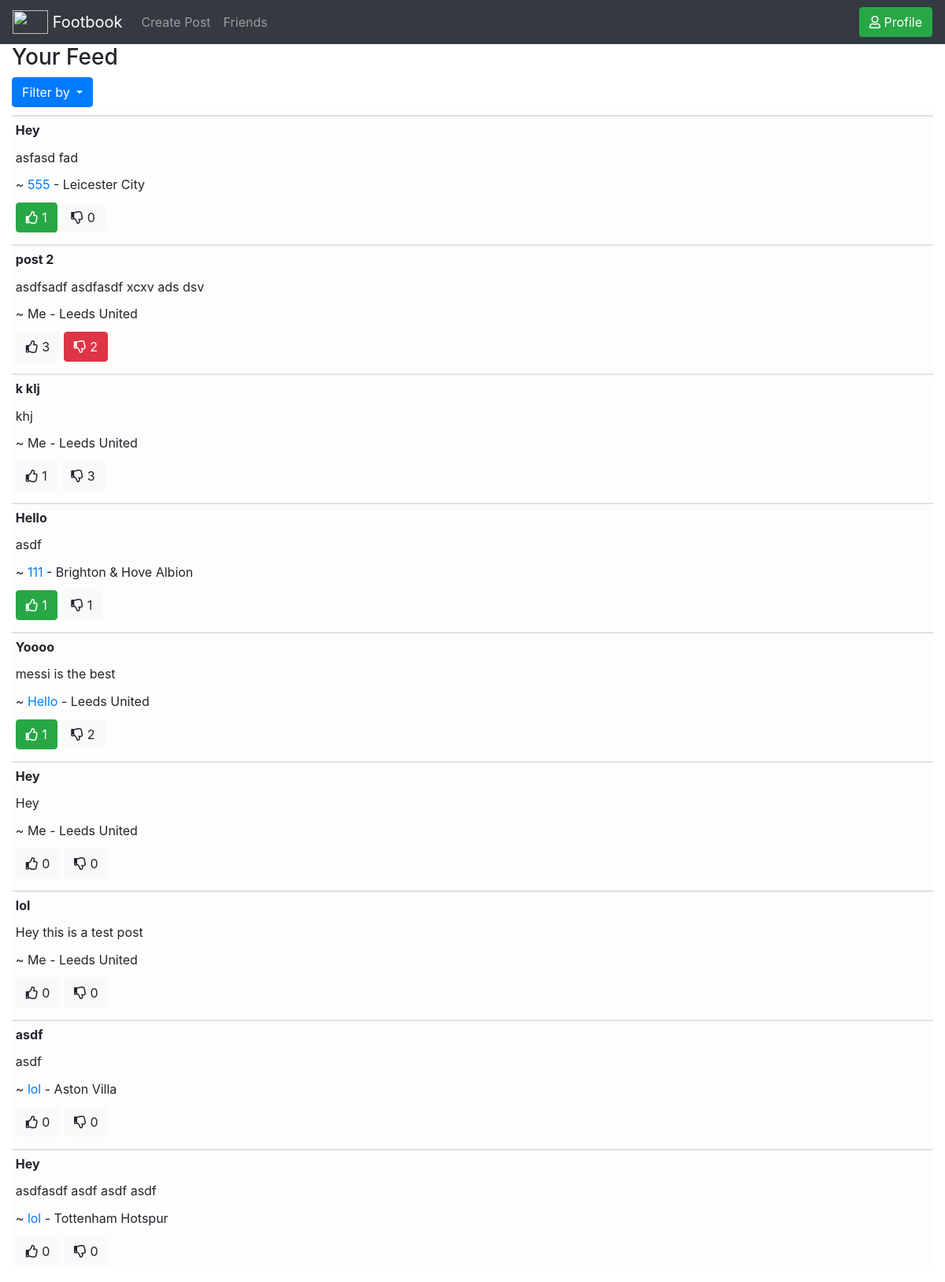
Screenshot of / (signed in) with the database file from the repository.
### app/models.py (models this page shows)
class Post(db.Model):
    id = db.Column(db.Integer, primary_key=True) #primary key
    title = db.Column(db.String(200), nullable=False) #string max char length 200
    description = db.Column(db.String(1000), nullable=False) #string max char length 1000
    likes = db.relationship('User', secondary=Likes, backref='liked')
    dislikes = db.relationship('User', secondary=Dislikes, backref='disliked')
    user_id = db.Column(db.Integer, db.ForeignKey('user.id'),nullable=False)

class User(UserMixin, db.Model):
    id = db.Column(db.Integer, primary_key=True) # primary keys are required by SQLAlchemy
    email = db.Column(db.String(100), unique=True, nullable=False)
    username = db.Column(db.String(1000), nullable=False)
    password = db.Column(db.String(100), nullable=False)
    team = db.Column(db.String(1000), nullable=False)
    posts = db.relationship('Post', backref='user', lazy='joined')
    friends =  db.relationship(
                    'User',secondary=Friends,
                    primaryjoin=Friends.c.user_id1==id,
                    secondaryjoin=Friends.c.user_id2==id)

### app/views.py (the view, shortened to what this page needs)
@app.route('/', methods=['GET', 'POST'])
@login_required
def home():
    app.logger.info('Home Page')
    global filterSelection
    global filterSelectionText
    posts = models.Post.query.all()
    if(filterSelection==1):
        posts = models.Post.query.all()
    app.logger.info('selected filter: "%s"', filterSelectionText)
    return render_template('home.html', posts=posts, current_user=current_user, filterSelectionText=filterSelectionText)

### app/__init__.py (called while the page is built)
@login_manager.user_loader
def load_user(user_id):
    return User.query.get(int(user_id))

### app/templates/home.html (shortened to what this page needs)
{% extends "base.html" %}
{% block content %}
<h3>Your Feed</h3>
<div class="btn-group">
    <button class="btn btn-primary dropdown-toggle" id="dropdownbutton-head" value=0 type="button" data-toggle="dropdown" aria-haspopup="true" aria-expanded="false">
    {{filterSelectionText}}
    </button>
</div>
<table class = "table table-sm">
{% for post in posts %}
<thead class = "table-light">
    <th></th>
    <tr>
        <td><b>{{post.title}}</b></td>
    </tr>
    <tr>
        <td>{{post.description}}</td>
    </tr>
    <tr>
        {% if post.user != current_user %}
        <td>~ <a href="/viewProfile/{{post.user.username}}">{{post.user.username}}</a> - {{post.user.team}}</td>
        {% else %}
        <td>~ Me - {{post.user.team}}</td>
        {% endif %}
    </tr>
    <tr>
        <td>
            {% if post not in current_user.liked %}
            <button class="btn btn-light" name="like" value={{post.id}} id=like{{post.id}}><i class="far fa-thumbs-up"></i> {{(post.likes| length)}} </button>
            {% else %}
            <button class="btn btn-success" name="like" value={{post.id}} id=like{{post.id}}><i class="far fa-thumbs-up"></i> {{(post.likes| length)}} </button>
            {% endif %}
            {% if post not in current_user.disliked %}
            <button class="btn btn-light" name="dislike" value={{post.id}} id=dislike{{post.id}}><i class="far fa-thumbs-down"></i> {{(post.dislikes| length)}} </button>
            {% else %}
            <button class="btn btn-danger" name="dislike" value={{post.id}} id=dislike{{post.id}}><i class="far fa-thumbs-down"></i> {{(post.dislikes| length)}} </button>
            {% endif %}
        </td>
    </tr>
</thead>
{% endfor %}
</table>
{% endblock %}

### rows the page displays
Post: title "Hey", description "asfasd fad", user.username "555", user.team "Leicester City", likes "1", dislikes "0"
Post: title "post 2", description "asdfsadf asdfasdf xcxv ads dsv", user.team "Leeds United", likes "3", dislikes "2"
Post: title "k klj", description "khj", user.team "Leeds United", likes "1", dislikes "3"
Post: title "Hello", description "asdf", user.username "111", user.team "Brighton & Hove Albion", {{ post.id }} 4 (drawn), likes "1", dislikes "1"
Post: title "Yoooo", description "messi is the best", user.username "Hello", user.team "Leeds United", {{ post.id }} 5 (drawn), likes "1", dislikes "2"
Post: title "Hey", description "Hey", user.team "Leeds United", {{ post.id }} 6 (drawn), likes "0", dislikes "0"
Post: title "lol", description "Hey this is a test post", user.team "Leeds United", {{ post.id }} 7 (drawn), likes "0", dislikes "0"
Post: title "asdf", description "asdf", user.username "lol", user.team "Aston Villa", {{ post.id }} 8 (drawn), likes "0", dislikes "0"
Post: title "Hey", description "asdfasdf asdf asdf asdf", user.username "lol", user.team "Tottenham Hotspur", {{ post.id }} 9 (drawn), likes "0", dislikes "0"

### other values shown
{{ filterSelectionText }} "Filter by"
